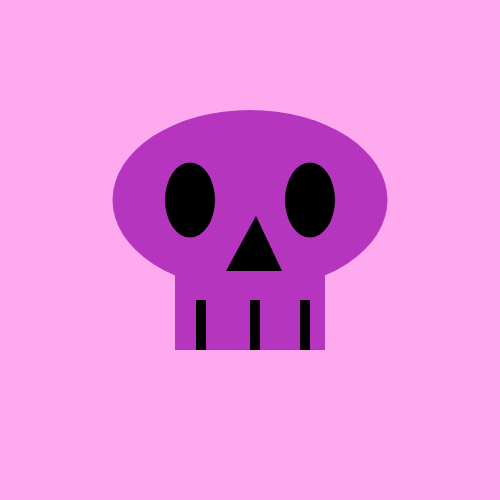
Frame 1 (no input)
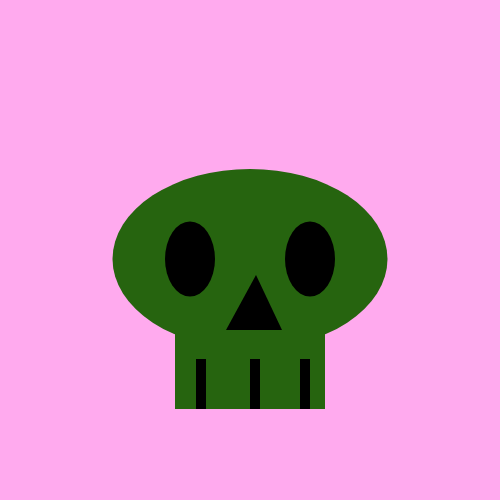
Frame 60 (no input)
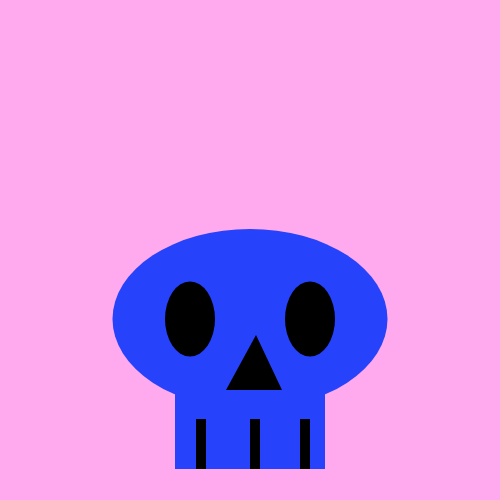
Frame 120 (the mouse pressed at the canvas centre since frame 60)

The p5.js sketch that drew these frames (run headless with seeded random() and noise() and a simulated clock; from frame 60 on, the mouse is pressed at the canvas centre):

// p5.js sketch
// ── sketch.js
let ellipseY = 200;
let rectY = 250;
let triangleY = 271;
let triangleX = 216;
let rectX = 300
let ySpeed = 1;

function setup() {
  createCanvas(500, 500);
}

function draw() {

  // Draw a dark gray background.
  background('#fae');
describe('canvas with pink background');
  noStroke();
  // Change the fill color to white.
  fill(random(255), random(255), random(255));

  // Draw the top circle part of the skull.
  ellipse(250, ellipseY, 275, 180);

  // Draw the bottom rectangle part of the skull.
  rect(175, rectY, 150, 100);

  // Change the fill color to black.
  fill(0);

  // Draw the eyes.
  ellipse(190, ellipseY, 50, 75);
  ellipse(310, ellipseY, 50, 75);

  triangle(226, triangleY, 256, triangleX, 282, triangleY);

  // Draw the teeth lines.
  rect(196, rectX, 10, 50);
  rect(250, rectX, 10, 50);
  rect(300, rectX, 10, 50);

ellipseY += ySpeed;
if (ellipseY > height || ellipseY < 60) {
  ySpeed *= -1;
}
rectY += ySpeed;
if (rectY > height || rectY < 60) {
  ySpeed *= -1;
}
rectX += ySpeed;
if (rectX > height || rectX < 60) {
  ySpeed *= -1;
}
triangleY += ySpeed;
if (triangleY > height || triangleY < 60) {
  ySpeed *= -1;
}
triangleX += ySpeed;
if (triangleX > height || triangleX < 60){
  ySpeed *= -1;

  }
}
